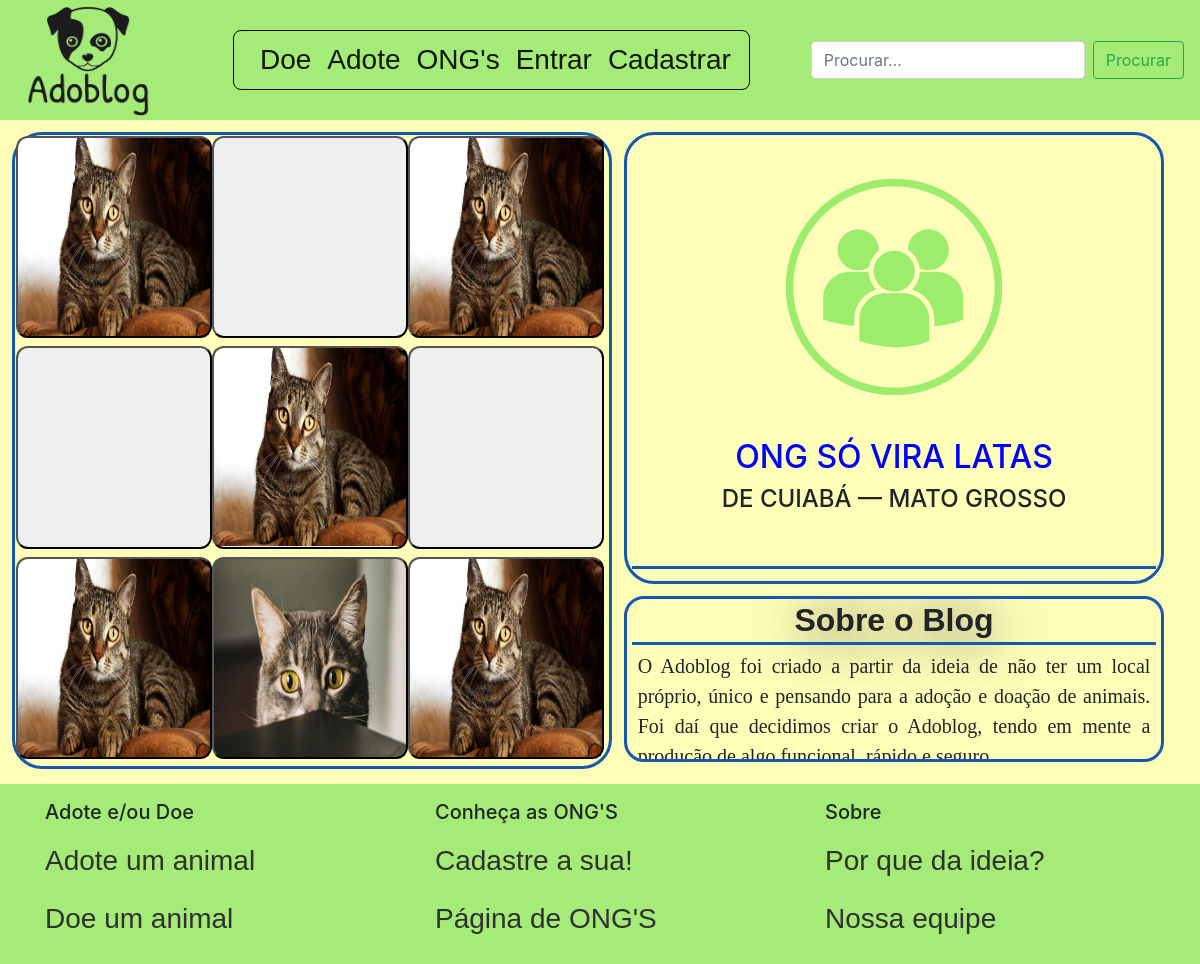
/screens/index.php, run on the app's committed database.
### tables this page shows
CREATE TABLE IF NOT EXISTS `tb_publicacao`(
    `pub_id` INT(11) UNSIGNED NOT NULL AUTO_INCREMENT,
    `pub_nome` VARCHAR(30) NOT NULL,
    `pub_raca` VARCHAR(40) NOT NULL,
    `pub_sexo` VARCHAR(10) NOT NULL,
    `pub_cor` VARCHAR(60) NOT NULL,
    `pub_idade` VARCHAR(20) NOT NULL,
    `pub_descricao` VARCHAR(255),
    `pub_estado` VARCHAR(20) NOT NULL,
    `pub_cidade` VARCHAR(40) NOT NULL,
    `pub_telefone` VARCHAR(16) NOT NULL,
    `pub_email` VARCHAR(60) NOT NULL,
    `pub_imagem` VARCHAR(255) NOT NULL,
    `pub_data` DATETIME NOT NULL DEFAULT CURRENT_TIMESTAMP ON UPDATE CURRENT_TIMESTAMP,
    `id_ong` INT(11) NULL,
    `id_admin` INT(11) NULL,
    PRIMARY KEY (`pub_id`)
);

CREATE TABLE IF NOT EXISTS `tb_ong` (
    `ong_id` INT(11) UNSIGNED NOT NULL AUTO_INCREMENT,
    `ong_nome` VARCHAR(40) NOT NULL,
    `ong_razaosocial` VARCHAR(60) NOT NULL,
    `ong_email` VARCHAR(60) NOT NULL,
    `ong_cnpj` VARCHAR(20) NOT NULL,
    `ong_descricao` VARCHAR(255),
    `ong_estado` VARCHAR(20) NOT NULL,
    `ong_cidade` VARCHAR(40) NOT NULL,
    `ong_telefone` VARCHAR(40) NOT NULL,
    `ong_senha` VARCHAR(20) NOT NULL,
    `ong_imagem` VARCHAR(255) NOT NULL,
    PRIMARY KEY (`ong_id`)
);

### script/postselector.php (called while the page is built)
<?php
    require_once 'connection.php';
    $result = $mysqli->query("SELECT * FROM tb_publicacao ORDER BY pub_id DESC LIMIT 9;") or die($mysqli->error);
    $postsList = $result-> fetch_all(MYSQLI_ASSOC);
    $row1 = $postsList[0];
    $row2 = $postsList[1];
    $row3 = $postsList[2];
    $row4 = $postsList[3];
    $row5 = $postsList[4];
    $row6 = $postsList[5];
    $row7 = $postsList[6];
    $row8 = $postsList[7];
    $row9 = $postsList[8];
?>

### script/ongselectorname.php (called while the page is built, shortened)
<?php
    require_once 'connection.php';
    $result = $mysqli->query("SELECT MAX(ong_id) FROM tb_ong") or die($mysqli->error());
    $row = $result->fetch_array();
    $id = $row['MAX(ong_id)'];
    $nmrrand = rand(1, $id);
    $result = $mysqli->query("SELECT * FROM tb_ong WHERE ong_id=$nmrrand") or die($mysqli->error());
    $row = $result->fetch_array();
    $imagem = $row['ong_imagem'];
    if($imagem == "" || NULL){
        $imagempadrao = "imgpadrao.png";
    }else{
        $imagempadrao = $imagem;
    }
?>

### screens/index.php (the view, shortened to what this page needs)
<!DOCTYPE html>
<html>
<head>
    <link rel="stylesheet" type="text/css" href="../styles/index.css">
    <link href="https://cdn.jsdelivr.net/npm/bootstrap@5.1.3/dist/css/bootstrap.min.css" rel="stylesheet">
    <link href="//maxcdn.bootstrapcdn.com/bootstrap/4.0.0/css/bootstrap.min.css" rel="stylesheet" id="bootstrap-css">
    <link rel="stylesheet" href="https://cdn.jsdelivr.net/npm/bootstrap@4.6.1/dist/css/bootstrap.min.css">
</head>
<body>
    <nav class="navbar sticky-top navbar-expand-lg navbar-light" style="background-color: #A5EB78; overflow: hidden">
        <a class="navbar-brand" href="index.php">
            <img src="../images/logo.png"  class="thumbnail"  alt="Logo">
        </a>
        <div class="collapse navbar-collapse justify-content-end" id="navbarSupportedContent">
            <ul class="navbar-nav mx-auto" style="border: 1px solid black;
                                                  border-radius: 8px;
                                                  padding-top: 0px;
                                                  padding-bottom: 0px;
                                                  margin-right: 10px;
                                                  margin-left: 10px;">
                <?php
                    if(!$_SESSION){
                        echo "
                            <li class='nav-item' style='padding-left:18px;'>
                                <a class='nav-link active' href='pub/doarform.php'> Doe </a>
                            </li>
                        ";
                    }else{
                        echo "
                            <li class='nav-item' style='padding-left:18px;'>
                                <a class='nav-link active' href='pub/createpost.php'> Doe </a>
                            </li>
                        ";
                    }
                ?>
                <li class="nav-item">
                    <a class="nav-link active" href="pub/pubpage.php"> Adote </a>
                </li>
                <li class="nav-item">
                    <a class="nav-link active" href="ong/ongpage.php"> ONG's </a>
                </li>
                <?php
                    if(!$_SESSION){
                        echo "
                            <li class='nav-item'>
                                <a class='nav-link active' href='logs/login.php'> Entrar </a>
                            </li>
                            <li class='nav-item'>
                                <a class='nav-link active' href='logs/registerong.php' style='padding-right:18px;'> Cadastrar </a>
                            </li>
                        ";
                    }
                ?>
            </ul>
            <form class="form-inline my-2 my-lg-0">
                <input class="form-control mr-sm-2" type="search" placeholder="Procurar..." aria-label="Search">
                <button class="btn btn-outline-success my-2 my-sm-0" type="submit">Procurar</button>
            </form>
        </div>
    </nav>
    <?php require_once '../script/postselector.php'; ?>
    <div class="containerPrincipal fadeIn first">
        <div class="containerUltimosAnimais">
           <table>
                <tr>
                    <td>
                        <button id="botao1" type="button" class="botaoAnimal" data-toggle="modal"
                            data-target="#myModal1" style="background-image: url(../uploads/img_animal/<?php echo $row1['pub_imagem']; ?>);">
                        </button>
                    </td>
                    <td>
                        <button type="button" class="botaoAnimal" data-toggle="modal"
                            data-target="#myModal2" style="background-image: url(../uploads/img_animal/<?php echo $row2['pub_imagem']; ?>);">
                        </button>
                    </td>
                    <td>
                        <button type="button" class="botaoAnimal" data-toggle="modal"
                            data-target="#myModal3" style="background-image: url(../uploads/img_animal/<?php echo $row3['pub_imagem']; ?>);">
                        </button>
                    </td>
                </tr>
                <tr>
                <td>
                        <button type="button" class="botaoAnimal" data-toggle="modal"
                            data-target="#myModal4" style="background-image: url(../uploads/img_animal/<?php echo $row4['pub_imagem']; ?>);">
                        </button>
                    </td>
                    <td>
                        <button type="button" class="botaoAnimal" data-toggle="modal"
                            data-target="#myModal5" style="background-image: url(../uploads/img_animal/<?php echo $row5['pub_imagem']; ?>);">
                        </button>
                    </td>
                    <td>
                        <button type="button" class="botaoAnimal" data-toggle="modal"
                            data-target="#myModal6" style="background-image: url(../uploads/img_animal/<?php echo $row6['pub_imagem']; ?>);">
                        </button>
                    </td>
                </tr>
                <tr>
                    <td>
                        <button type="button" class="botaoAnimal" data-toggle="modal"
                            data-target="#myModal7" style="background-image: url(../uploads/img_animal/<?php echo $row7['pub_imagem']; ?>);">
                        </button>
                    </td>
                    <td>
                        <button type="button" class="botaoAnimal" data-toggle="modal"
                            data-target="#myModal8" style="background-image: url(../uploads/img_animal/<?php echo $row8['pub_imagem']; ?>);">
                        </button>
                    </td>
                    <td>
                        <button type="button" class="botaoAnimal" data-toggle="modal"
                            data-target="#myModal9" style="background-image: url(../uploads/img_animal/<?php echo $row9['pub_imagem']; ?>);">
                        </button>
                    </td>
                </tr>
           </table>
        </div>
        <div class="containerSobre" style="overflow: hidden; text-align: center">
            <?php
                require_once '../script/ongselectorname.php';
            ?>
            <img src="../uploads/img_ong/<?php echo $imagempadrao; ?>" style="border-radius: 50%; height: 250px; width: 250px; margin: 5%;">
            <b> <h2 onclick="window.location='ong/ongprofile.php?pfp= <?php echo $row['ong_id']; ?>'" class='nomeONG'>ONG <?php echo $row['ong_nome']; ?> </h2> </b>
            <h2 style="font-size: 150%;">de <?php echo $row['ong_cidade'];?> — <?php echo $row['ong_estado'];?> </h2>
            <div class="textoContainer" style="height: 38%; top: 10%; border-bottom: none; ">
            </div>
        </div>
        <div class="containerMSG">
            <h1 class="tituloContainer"> <b> Sobre o Blog </b> </h1>
            <div class="textoContainer">
                    O Adoblog foi criado a partir da ideia de não ter um local próprio, único e pensando
                    para a adoção e doação de animais. Foi daí que decidimos criar o Adoblog, tendo em mente
                    a produção de algo funcional, rápido e seguro.
            </div>
        </div>
    </div>
    <div class="fadeIn footer">
        <footer class="container-fluid py-3" style="background: #A5EB78; height: 125%;">
            <div class="row">
                <div class="col-6 col-md ft1" style="margin-left: 30px;">
                    <h5>Adote e/ou Doe</h5>
                    <ul class="navbar-nav mr-auto">
                        <li class="nav-item"><a style="color: #303030;" class="nav-link active" href="#">Adote um animal</a></li>
                        <li class="nav-item"><a style="color: #303030;" class="nav-link active" href="pub/doarform.php">Doe um animal</a></li>
                    </ul>
                </div>
                <div class="col-6 col-md ft2">
                    <h5>Conheça as ONG'S</h5>
                    <ul class="navbar-nav mr-auto">
                        <li class="nav-item"><a style="color: #303030;" class="nav-link active" href="logs/registerong.php">Cadastre a sua!</a></li>
                        <li class="nav-item"><a style="color: #303030;" class="nav-link active" href="ong/ongpage.php">Página de ONG'S</a></li>
                    </ul>
                </div>
                <div class="col-6 col-md ft3">
                    <h5>Sobre</h5>
                    <ul class="navbar-nav mr-auto">
                        <li class="nav-item"><a style="color: #303030;" class="nav-link active" href="#">Por que da ideia?</a></li>
                        <li class="nav-item"><a style="color: #303030;" class="nav-link active" href="#">Nossa equipe</a></li>
                    </ul>
                </div>
            </div>
        </footer>
    </div>
</body>

### styles/index.css (style rules this page uses)
a { text-decoration: none; color: black; float: left; font-size: 28px; font-weight: bolder; font-family:'Lucida Sans', 'Lucida Sans Regular', 'Lucida Grande', 'Lucida Sans Unicode', Geneva, Verdana, sans-serif; }
.navbar.navbar-expand-lg.navbar-light { -webkit-animation-name: fadeInDown; animation-name: fadeInDown; -webkit-animation-duration: 0.8s; animation-duration: 0.8s; -webkit-animation-fill-mode: both; animation-fill-mode: both; position: relative; height: 15%; }
body { font-family: "Poppins", sans-serif; height: 100vh; }
a { color: #cccccc; display:inline-block; text-decoration: none; font-weight: 400; }
.thumbnail { width: 140px; height: 120px; transition: .2s; margin: 0 auto; }
.nav-link.active { transition: transform .2s; }
h2 { text-align: center; font-size: 16%; font-weight: 600; text-transform: uppercase; display:inline-block; margin: 40px 8px 10px 8px; color: #cccccc; }
.fadeIn.footer { -webkit-animation-name: fadeInDown; animation-name: fadeInDown; -webkit-animation-duration: 1s; animation-duration: 1s; -webkit-animation-fill-mode: both; animation-fill-mode: both; }
.col-6.col-md.ft1 { -webkit-animation-delay: 1s; -moz-animation-delay: 1s; animation-delay: 1s; }
.col-6.col-md.ft2 { -webkit-animation-delay: 1.2s; -moz-animation-delay: 1.2s; animation-delay: 1.2s; }
.col-6.col-md.ft3 { -webkit-animation-delay: 1.4s; -moz-animation-delay: 1.4s; animation-delay: 1.4s; }
.fadeIn { opacity:0; -webkit-animation:fadeIn ease-in 1; -moz-animation:fadeIn ease-in 1; animation:fadeIn ease-in 1; -webkit-animation-fill-mode:forwards; -moz-animation-fill-mode:forwards; animation-fill-mode:forwards; -webkit-animation-duration:1s; -moz-animation-duration:1s; animation-duration:1s; }
.fadeIn.first { -webkit-animation-delay: 0.2s; -moz-animation-delay: 0.2s; animation-delay: 0.2s; }
.containerPrincipal { position: relative; width: 100%; height: 83%; background-color: rgb(255, 254, 185); }
.containerUltimosAnimais { position: relative; float: left; margin: 1%; height: 96%; width: 50%; border: rgb(22, 89, 177) solid 3px; border-radius: 30px; }
.containerMSG { border-radius: 20px; position: relative; height: 25%; width: 45%; margin-top: 1%; float: left; border: rgb(22, 89, 177) solid 3px; overflow: hidden; }
.containerSobre { border-radius: 30px; height: 68%; width: 45%; margin-top: 1%; float: left; border: rgb(22, 89, 177) solid 3px; }
.nomeONG { color: blue; }
.tituloContainer { position: relative; text-align: center; text-shadow: 2px 5px 50px; font-family: sans-serif; font-size: 200%; margin: 0.5%; }
.textoContainer { padding: 1%; margin-left: 1%; width: 98%; text-align: justify; font-family: Verdana; font-size: 125%; position: relative; border: rgb(22, 89, 177) solid 3px;; overflow: hidden; border-left: none; border-right: none; }
table { width: 100%; height: 100%; }
td { border-collapse:collapse; border-bottom: 5px solid black; height: 33%; width: 33%; float: left; text-align: center; }
.botaoAnimal { position: relative; float: left; width: 101%; height: 300%; font-weight: bold; background-size: 100% 100%; border-radius: 6%; transition: 0.75s; background-repeat: no-repeat; text-indent: -9999px; font-size: 200%; overflow: hidden; }

### data on the page
tb_publicacao: pub_imagem (picture)
tb_publicacao: pub_imagem (picture)
tb_publicacao: pub_imagem (picture)
tb_publicacao: pub_imagem (picture)
tb_publicacao: pub_imagem (picture)
tb_publicacao: pub_imagem (picture)
tb_ong: ong_imagem (picture), ong_nome "SÓ VIRA LATAS", ong_cidade "CUIABÁ", ong_estado "MATO GROSSO"
